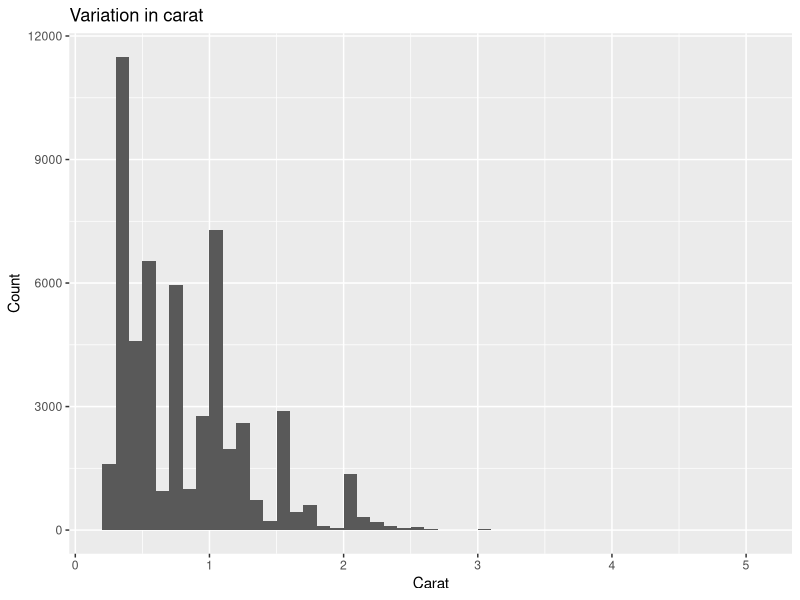
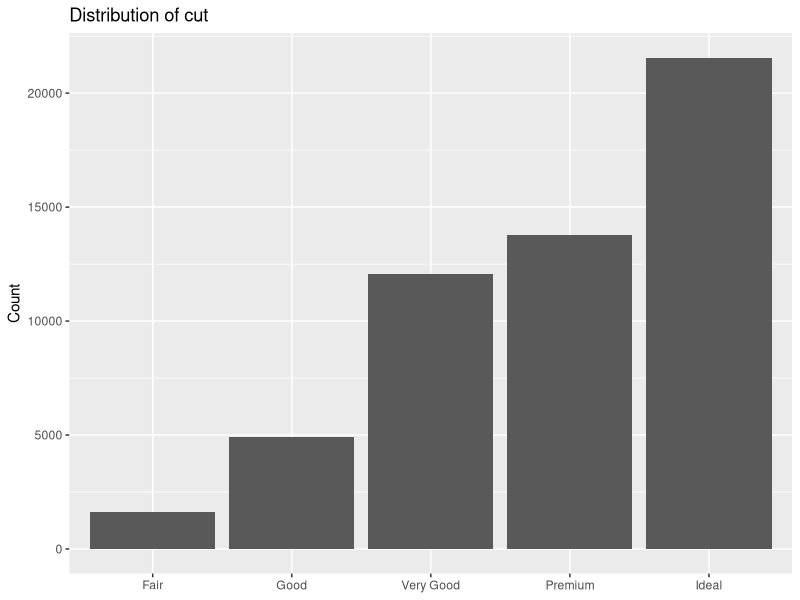
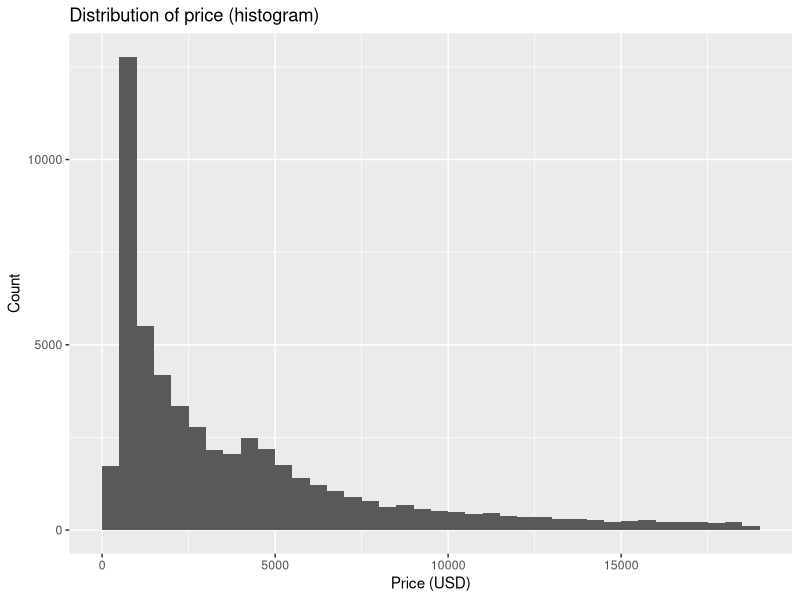
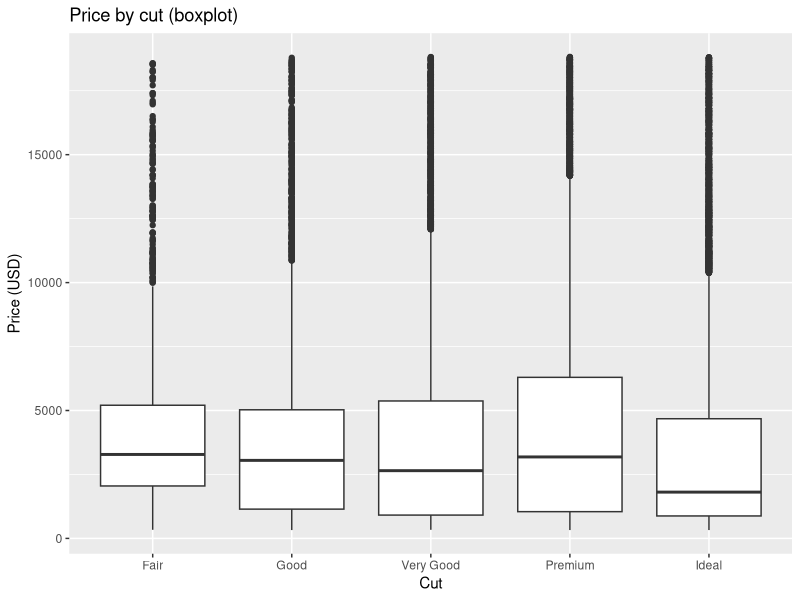
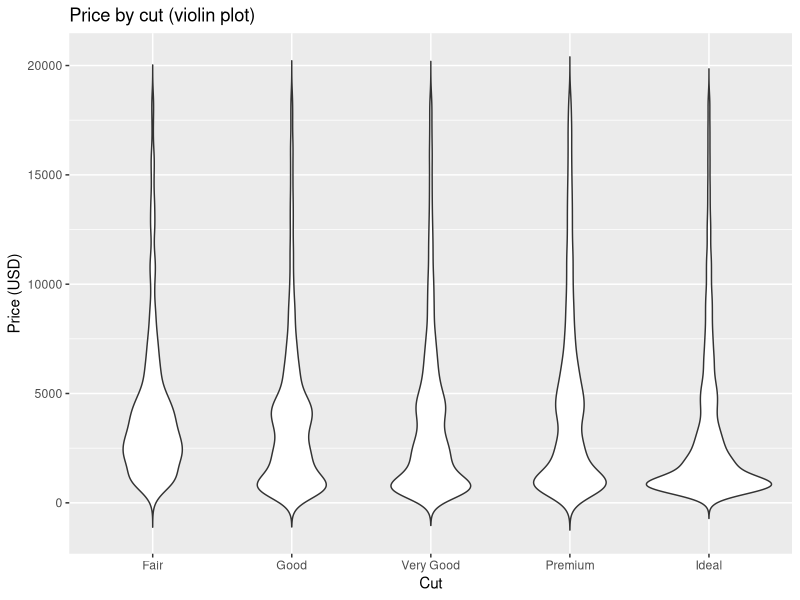
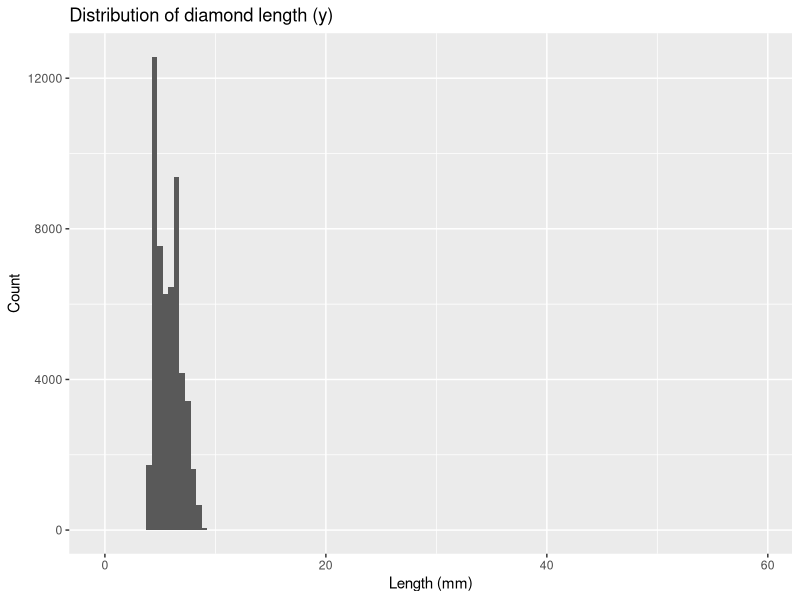
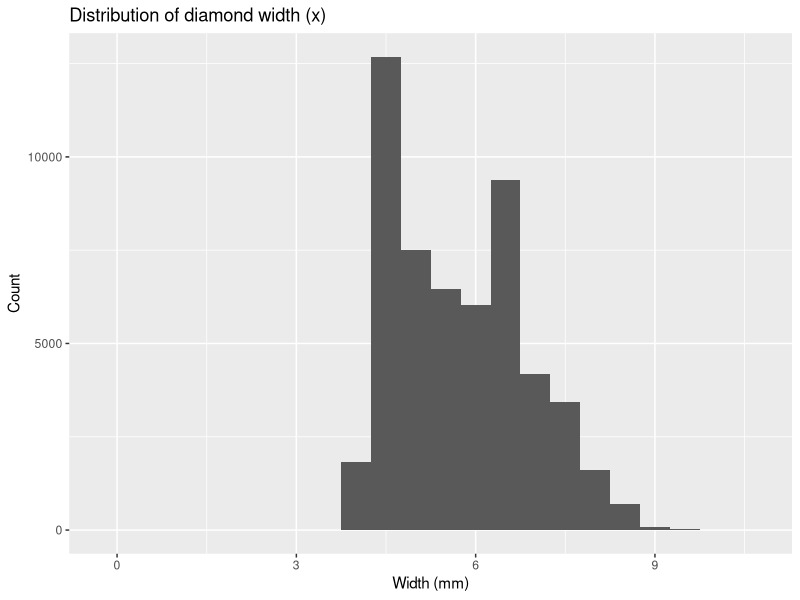
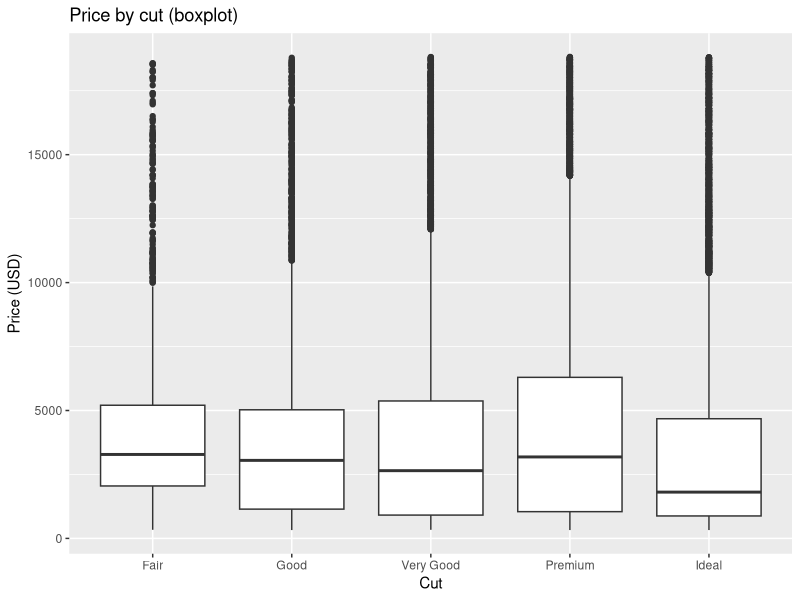

Recreate these plots in R, in order.
## ---- chunk 1
#| label: fig-eda-flow
#| fig-cap: "Data science workflow from design and collection 
#|    to communication, with feedback loops."
#| echo: false
library(DiagrammeR)

grViz("
digraph {
  graph [layout = dot, rankdir = TB]

  node [shape = box, style = filled, fontname = Helvetica]

  A [label = 'Design & collect', fillcolor = '#FFF3E0', color = '#FF9800', fontcolor = '#E65100']
  B [label = 'Import',           fillcolor = '#FFF3E0', color = '#FF9800', fontcolor = '#E65100']
  C [label = 'Tidy',             fillcolor = '#FFF3E0', color = '#FF9800', fontcolor = '#E65100']
  D [label = 'Transform']
  E [label = 'Visualize',        fillcolor = '#FFF3E0', color = '#FF9800', fontcolor = '#E65100']
  F [label = 'Model',            fillcolor = '#E3F2FD', color = '#2196F3', fontcolor = '#0D47A1']
  G [label = 'Publish']
  H [label = 'Communicate',      fillcolor = '#FFF3E0', color = '#FF9800', fontcolor = '#E65100']

  # main downward flow
  A -> B -> C -> D -> E -> F -> G -> H

  # feedback arrows
  H -> A [style=dashed, color=gray50]
  F -> D [style=dashed, color=gray50]
}
")
## ---- chunk 2
library(tidyverse)
glimpse(diamonds)
## ---- chunk 3
# variation in cut (categorical)
diamonds |>
  count(cut) |>
  mutate(prop = n / sum(n))
## ---- chunk 4
# variation in carat (numeric)
ggplot(diamonds, aes(carat)) +
  geom_histogram(binwidth = 0.1, boundary = 0, closed = "left") +
  labs(title = "Variation in carat", x = "Carat", y = "Count")
## ---- chunk 5
    ggplot(diamonds, aes(cut)) +
      geom_bar() +
      labs(title = "Distribution of cut", x = NULL, y = "Count")
## ---- chunk 6
    ggplot(diamonds, aes(price)) +
      geom_histogram(binwidth = 500, boundary = 0, closed = "left") +
      labs(title = "Distribution of price (histogram)",
           x = "Price (USD)", y = "Count")
## ---- chunk 7
    ggplot(diamonds, aes(x = cut, y = price)) +
      geom_boxplot() +
      labs(title = "Price by cut (boxplot)", x = "Cut", y = "Price (USD)")
## ---- chunk 8
    ggplot(diamonds, aes(x = cut, y = price)) +
      geom_violin(trim = FALSE) +
      labs(title = "Price by cut (violin plot)", x = "Cut", y = "Price (USD)")
## ---- chunk 9
ggplot(diamonds) +
geom_histogram(mapping = aes(x = y), binwidth = 0.5) +
labs(title = "Distribution of diamond length (y)",
x = "Length (mm)", y = "Count")
## ---- chunk 10
unusual <- diamonds %>% 
  filter(y < 3 | y > 20) %>% 
  select(price, x, y, z) %>%
  arrange(y)

unusual
## ---- chunk 11
diamonds2 <- diamonds %>% 
  mutate(y = ifelse(y < 3 | y > 20, NA, y))

diamonds2
## ---- chunk 12
ggplot(diamonds) +
geom_histogram(mapping = aes(x = x), binwidth = 0.5) +
labs(title = "Distribution of diamond width (x)",
x = "Width (mm)", y = "Count")
## ---- chunk 13
ggplot(diamonds, aes(x = cut, y = price)) +
geom_boxplot() +
labs(title = "Price by cut (boxplot)", x = "Cut", y = "Price (USD)")
## ---- chunk 14
ggplot(diamonds, aes(x = carat, y = price)) +
geom_point(alpha = 0.3) +
labs(title = "Price vs. Carat", x = "Carat", y = "Price (USD)")
## ---- chunk 15
ggplot(diamonds, aes(x = cut, y = z)) +
geom_boxplot() +
labs(title = "Depth (z) by cut", x = "Cut", y = "Depth (mm)")
## ---- chunk 16
diamonds %>%
  mutate(size_category = case_when(
    carat < 0.25 ~ "tiny",
    carat < 0.5  ~ "small",
    carat < 1    ~ "medium",
    carat < 1.5  ~ "large",
    TRUE         ~ "huge"
  )) %>%
  select(size_category, everything())
## ---- chunk 17
# price conditional on cut
ggplot(diamonds, aes(cut, price)) +
  geom_boxplot(outlier.alpha = 0.2) +
  labs(title = "Price distribution by cut", x = NULL, y = "Price (USD)")

# carat vs. price conditional on clarity
set.seed(1)
d_small <- diamonds[sample(nrow(diamonds), 8000), ]
ggplot(d_small, aes(carat, price)) +
  geom_point(alpha = 0.35) +
  facet_wrap(~ clarity) +
  labs(title = "Price vs. carat by clarity",
       x = "Carat", y = "Price (USD)")
## ---- chunk 18
# your code here
## ---- chunk 19
# your code here
## ---- chunk 20
# your code here
## ---- chunk 21
# your code here
## ---- chunk 22
# your code here
## ---- chunk 23
# your code here
## ---- chunk 24
# your code here
## ---- chunk 25
# your code here
## ---- chunk 26
# your code here
## ---- chunk 27
# your code here
